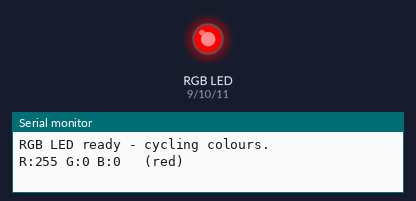
The sketch below on a simulated Arduino Mega 2560, built with avr-gcc and run on an emulated ATmega2560. On the bench: an RGB LED mixed from three pins (HIGH = lit), the last lines printed to the serial monitor.

Above: at 0.3 s.
At 1.7 s:
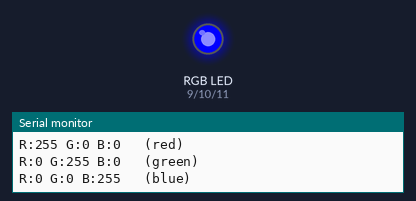
At 2.4 s:
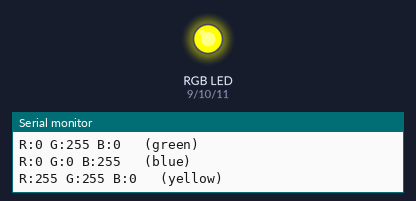
At 3.1 s:
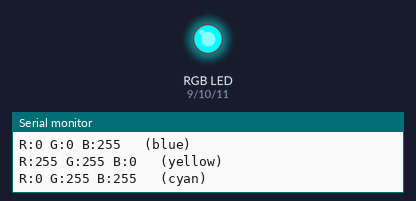
At 4.5 s:
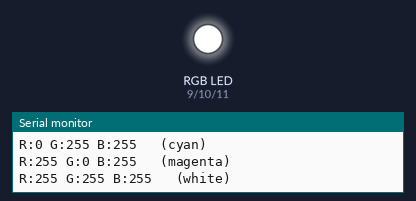
At 5.9 s:
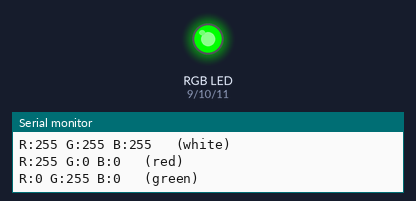
Timing chart, 0 to 6.4 s (numbered marks = the images above):
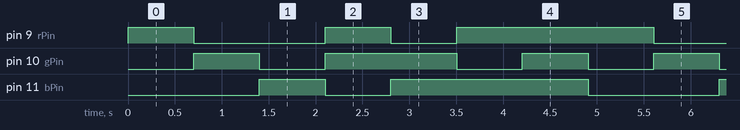

The sketch:

11_RGB_LED.ino
```cpp
/*
 * 11_RGB_LED
 * An RGB LED is three LEDs (red, green, blue) in one dome sharing a common
 * cathode (-). By PWM-dimming each colour with analogWrite() and mixing them,
 * we make any colour. We narrate the current R,G,B mix over Serial so
 * .\scripts\monitor.ps1 shows exactly what the dome is displaying.
 *
 * Wiring (Mega 2560, common-cathode):
 *   R leg -> 220 -> pin 9       G leg -> 220 -> pin 10
 *   B leg -> 220 -> pin 11      common (longest) leg -> GND
 *
 * Watch it:  .\scripts\upload.ps1 11_RGB_LED  then  .\scripts\monitor.ps1
 */

int rPin = 9, gPin = 10, bPin = 11;   // all PWM (~) pins

void showColor(int r, int g, int b, const char* name) {
  analogWrite(rPin, r);
  analogWrite(gPin, g);
  analogWrite(bPin, b);
  Serial.print("R:");   Serial.print(r);
  Serial.print(" G:");  Serial.print(g);
  Serial.print(" B:");  Serial.print(b);
  Serial.print("   ("); Serial.print(name); Serial.println(")");
}

void setup() {
  pinMode(rPin, OUTPUT);
  pinMode(gPin, OUTPUT);
  pinMode(bPin, OUTPUT);
  Serial.begin(9600);
  Serial.println("RGB LED ready - cycling colours.");
}

void loop() {
  showColor(255,   0,   0, "red");     delay(700);
  showColor(  0, 255,   0, "green");   delay(700);
  showColor(  0,   0, 255, "blue");    delay(700);
  showColor(255, 255,   0, "yellow");  delay(700);
  showColor(  0, 255, 255, "cyan");    delay(700);
  showColor(255,   0, 255, "magenta"); delay(700);
  showColor(255, 255, 255, "white");   delay(700);
}
```

Measured:
- by itself, pin 9 (rPin): repeats every 4.9 s: LOW 1.4 s, HIGH 0.70 s, LOW 0.70 s, HIGH 2.1 s
- by itself, pin 10 (gPin): repeats every 4.9 s: LOW 0.70 s, HIGH 1.4 s, 2 × (LOW 0.70 s, HIGH 0.70 s)
- by itself, pin 11 (bPin): repeats every 4.9 s: LOW 0.70 s, HIGH 2.1 s, LOW 1.4 s, HIGH 0.70 s
